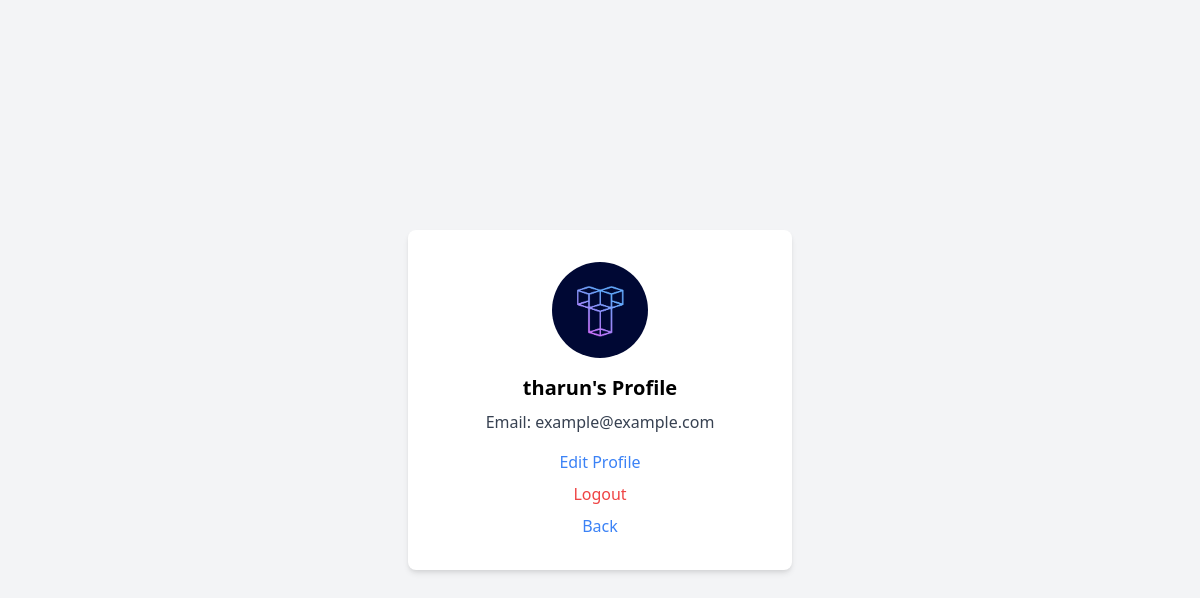
The app's page /profile/ (signed in) with its own data.
### myapp/models.py (models this page shows)
class User(AbstractUser):
    email = models.EmailField(default='example@example.com')
    pfp = models.ImageField(upload_to="profile_photo/", null=True, blank=True)
    plang = models.CharField(
        max_length=10,
        choices=[
            ('en', 'English'),
            ('es', 'Spanish'),
            ('fr', 'French'),
            ('de', 'German'),
            ('zh', 'Chinese'),
            ('ja', 'Japanese'),
            ('ru', 'Russian'),
        ],
        default='en'
    )
    lmode = models.BooleanField(default=False)

### myapp/views.py (the view)
# urls.py: path("profile/", profile_view.as_view(), name="profile"),
class profile_view(LoginRequiredMixin,DetailView):
    model = User
    template_name = "myapp/profile.html"
    context_object_name = "profile_user"
    def get_object(self, queryset =None):
        username = self.kwargs.get('username')
        if username:
            return get_object_or_404(User, username=username)
        return self.request.user
    def get_context_data(self, **kwargs):
        context = super().get_context_data(**kwargs)
        context['is_own_profile'] = self.object == self.request.user
        return context

### myapp/templates/myapp/profile.html (shortened to what this page needs)
<!DOCTYPE html>
<html>
<head>
  <link href="https://cdn.jsdelivr.net/npm/tailwindcss@2.2.19/dist/tailwind.min.css" rel="stylesheet">
</head>
<body class="bg-gray-100 flex items-center justify-center min-h-screen">
  <div class="bg-white p-8 rounded-lg shadow-md text-center w-full max-w-sm">
    {% if profile_user.pfp %}
      <img src="{{ profile_user.pfp.url }}" class="w-24 h-24 object-cover rounded-full mx-auto mb-4" alt="pfp">
    {% else %}
      <img src="https://ui-avatars.com/api/?name={{ profile_user.username|urlencode }}&background=0D8ABC&color=fff" class="w-24 h-24 object-cover rounded-full mx-auto mb-4" alt="default pfp">
    {% endif %}
    <h2 class="text-xl font-semibold mb-2">{{ profile_user.username }}'s Profile</h2>
    <p class="text-gray-700 mb-4">Email: {{ profile_user.email }}</p>
    {% if is_own_profile %}
      <div class="space-y-2">
        <a href="{% url 'myapp:profile_edit' %}" class="text-blue-500 hover:underline block">Edit Profile</a>
        <a href="{% url 'myapp:logout' %}" class="text-red-500 hover:underline block">Logout</a>
    {% endif %}
        <a href="{%url 'msg:screen' %}" class="text-blue-500 hover:underline block">Back</a>
      </div>
  </div>
</body>
</html>

### records on screen
User: pfp (picture), username "tharun", email "example@example.com"
